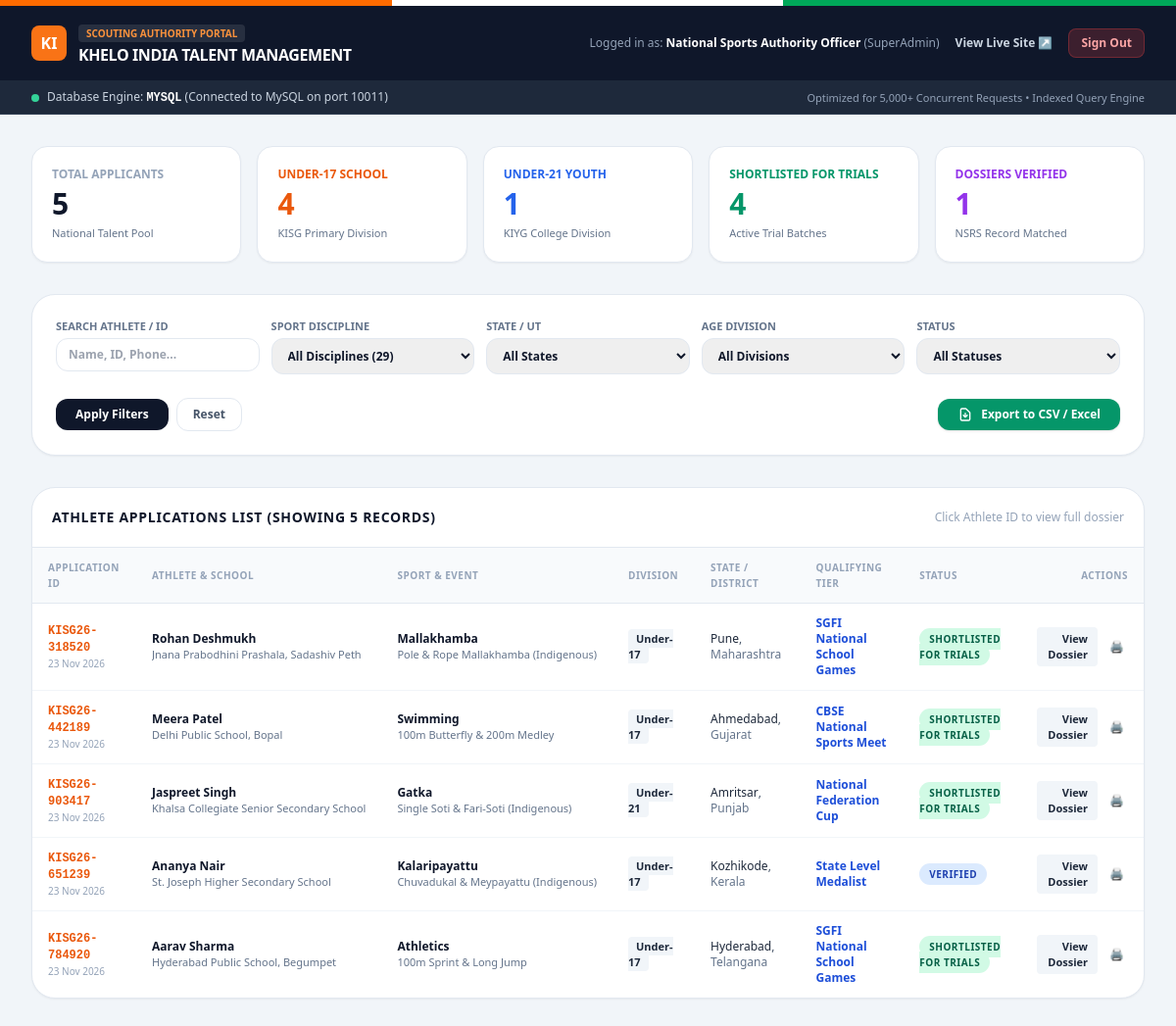
The page /admin/index.php (signed in) on the database its author committed.
### tables this page shows
CREATE TABLE `athletes` (
  `id` INT UNSIGNED NOT NULL AUTO_INCREMENT,
  `application_id` VARCHAR(32) NOT NULL,
  `full_name` VARCHAR(120) NOT NULL,
  `dob` DATE NOT NULL,
  `gender` ENUM('Male', 'Female', 'Other') NOT NULL,
  `category` ENUM('General', 'OBC', 'SC', 'ST', 'EWS') DEFAULT 'General',
  `aadhaar_hash` CHAR(64) NOT NULL,
  `guardian_name` VARCHAR(120) NOT NULL,
  `phone` VARCHAR(20) NOT NULL,
  `email` VARCHAR(120) NOT NULL,
  `state` VARCHAR(80) NOT NULL,
  `district` VARCHAR(80) NOT NULL,
  `school_name` VARCHAR(200) NOT NULL,
  `board` VARCHAR(50) NOT NULL,
  `age_category` ENUM('Under-14', 'Under-17', 'Under-21') NOT NULL,
  `sport_discipline` VARCHAR(80) NOT NULL,
  `sub_event` VARCHAR(120) NOT NULL,
  `playing_experience` TINYINT UNSIGNED DEFAULT 1,
  `qualification_level` VARCHAR(80) NOT NULL,
  `achievement_details` TEXT DEFAULT NULL,
  `coach_name` VARCHAR(120) DEFAULT NULL,
  `coach_phone` VARCHAR(20) DEFAULT NULL,
  `certificate_no` VARCHAR(80) DEFAULT NULL,
  `status` ENUM('Under Review', 'Verified', 'Shortlisted for Trials', 'Selected for Scholarship', 'Rejected') DEFAULT 'Under Review',
  `trial_venue` VARCHAR(180) DEFAULT NULL,
  `trial_date` DATE DEFAULT NULL,
  `talent_score` DECIMAL(4,1) DEFAULT 88.5,
  `avatar_icon` VARCHAR(10) DEFAULT '🏃',
  `created_at` TIMESTAMP NOT NULL DEFAULT CURRENT_TIMESTAMP,
  `updated_at` TIMESTAMP NOT NULL DEFAULT CURRENT_TIMESTAMP ON UPDATE CURRENT_TIMESTAMP,
  PRIMARY KEY (`id`),
  UNIQUE KEY `uk_application_id` (`application_id`),
  UNIQUE KEY `uk_aadhaar_hash` (`aadhaar_hash`),
  KEY `idx_sport_discipline` (`sport_discipline`),
  KEY `idx_state_district` (`state`, `district`),
  KEY `idx_status` (`status`),
  KEY `idx_phone_dob` (`phone`, `dob`)
);

### config.php (called while the page is built, shortened)
<?php
$db_port = getenv('DB_PORT') ?: '10011';
$db_name = getenv('DB_NAME') ?: 'local';
if (extension_loaded('pdo_mysql')) {
    $ports_to_try = array_unique([$db_port, '10011', '10005', '10015', '3306']);
    $dbs_to_try = array_unique([$db_name, 'khelo_india', 'local']);
    foreach ($ports_to_try as $p) {
        foreach ($dbs_to_try as $db) {
            try {
                $db_engine = 'mysql';
                $db_port = $p;
                break 2;
            } catch (PDOException $e) {
            }
        }
    }
}
function clean_input($data) {
    $data = trim($data);
    $data = stripslashes($data);
    $data = htmlspecialchars($data, ENT_QUOTES, 'UTF-8');
    return $data;
}

### admin/index.php (the view, shortened to what this page needs)
<?php
require_once __DIR__ . '/../config.php';
$search_text   = clean_input($_GET['search'] ?? '');
$where_clauses = [];
$params = [];
$where_sql = !empty($where_clauses) ? 'WHERE ' . implode(' AND ', $where_clauses) : '';
$stats = [
    'total' => 0,
    'u17'   => 0,
    'u21'   => 0,
    'shortlisted' => 0,
    'verified' => 0
];
try {
    $stats['total'] = $pdo->query("SELECT COUNT(*) FROM athletes")->fetchColumn();
    $stats['u17'] = $pdo->query("SELECT COUNT(*) FROM athletes WHERE age_category = 'Under-17'")->fetchColumn();
    $stats['u21'] = $pdo->query("SELECT COUNT(*) FROM athletes WHERE age_category = 'Under-21'")->fetchColumn();
    $stats['shortlisted'] = $pdo->query("SELECT COUNT(*) FROM athletes WHERE status = 'Shortlisted for Trials'")->fetchColumn();
    $stats['verified'] = $pdo->query("SELECT COUNT(*) FROM athletes WHERE status = 'Verified'")->fetchColumn();
    $sql = "SELECT * FROM athletes {$where_sql} ORDER BY id DESC LIMIT 200";
    $stmt = $pdo->prepare($sql);
    $stmt->execute($params);
    $athletes = $stmt->fetchAll();
} catch (Exception $e) {
    $athletes = [];
    $query_error = $e->getMessage();
}
?>
<!DOCTYPE html>
<html lang="en">
<head>
  <script src="https://cdn.tailwindcss.com"></script>
  <link rel="stylesheet" href="../assets/css/style.css">
</head>
<body class="bg-slate-100 text-slate-900 font-sans antialiased">
  <div class="gov-strip"></div>
  <header class="bg-slate-900 text-white py-3.5 px-4 sm:px-8 border-b border-slate-800 sticky top-0 z-50">
    <div class="flex items-center justify-between">
      <div class="flex items-center gap-3">
        <div class="w-9 h-9 rounded-lg bg-orange-500 text-white font-black flex items-center justify-center">KI</div>
        <div>
          <span class="text-[10px] uppercase font-bold text-orange-400 bg-white/10 px-2 py-0.5 rounded">Scouting Authority Portal</span>
          <h1 class="text-base font-black tracking-tight">KHELO INDIA TALENT MANAGEMENT</h1>
        </div>
      </div>
      <div class="flex items-center gap-4 text-xs">
        <span class="hidden md:inline text-slate-400">
          Logged in as: <strong class="text-white"><?php echo htmlspecialchars($_SESSION['admin_name']); ?></strong> (<?php echo htmlspecialchars($_SESSION['admin_role']); ?>)
        </span>
        <a href="../index.php" target="_blank" class="text-slate-300 hover:text-white font-semibold">View Live Site ↗</a>
        <a href="logout.php" class="px-3 py-1.5 rounded-lg bg-red-500/20 text-red-300 border border-red-500/30 hover:bg-red-500 hover:text-white transition font-bold">
          Sign Out
        </a>
      </div>
    </div>
  </header>
  <div class="bg-slate-800 text-slate-300 px-4 sm:px-8 py-2 text-xs border-b border-slate-700 flex flex-wrap items-center justify-between gap-2">
    <div class="flex items-center gap-2">
      <span class="w-2 h-2 rounded-full <?php echo ($db_engine === 'mysql') ? 'bg-emerald-400' : 'bg-amber-400'; ?>"></span>
      <span>
        Database Engine: <strong class="uppercase text-white font-mono"><?php echo htmlspecialchars($db_engine); ?></strong>
        (<?php echo ($db_engine === 'mysql') ? 'Connected to MySQL on port ' . htmlspecialchars($db_port) : 'Active SQLite Standalone Mode'; ?>)
      </span>
    </div>
    <div class="text-[11px] text-slate-400">
      Optimized for 5,000+ Concurrent Requests • Indexed Query Engine
    </div>
  </div>
  <main class="py-8 px-4 sm:px-8 max-w-7xl mx-auto space-y-8">
    <div class="grid grid-cols-2 md:grid-cols-5 gap-4">
      <div class="bg-white p-5 rounded-2xl border border-slate-200 shadow-sm">
        <span class="text-xs font-bold uppercase text-slate-400 block">Total Applicants</span>
        <span class="text-3xl font-black text-slate-900 mt-1 block"><?php echo number_format($stats['total']); ?></span>
        <span class="text-[11px] text-slate-500 mt-1 block">National Talent Pool</span>
      </div>
      <div class="bg-white p-5 rounded-2xl border border-slate-200 shadow-sm">
        <span class="text-xs font-bold uppercase text-orange-600 block">Under-17 School</span>
        <span class="text-3xl font-black text-orange-600 mt-1 block"><?php echo number_format($stats['u17']); ?></span>
        <span class="text-[11px] text-slate-500 mt-1 block">KISG Primary Division</span>
      </div>
      <div class="bg-white p-5 rounded-2xl border border-slate-200 shadow-sm">
        <span class="text-xs font-bold uppercase text-blue-600 block">Under-21 Youth</span>
        <span class="text-3xl font-black text-blue-600 mt-1 block"><?php echo number_format($stats['u21']); ?></span>
        <span class="text-[11px] text-slate-500 mt-1 block">KIYG College Division</span>
      </div>
      <div class="bg-white p-5 rounded-2xl border border-slate-200 shadow-sm">
        <span class="text-xs font-bold uppercase text-emerald-600 block">Shortlisted for Trials</span>
        <span class="text-3xl font-black text-emerald-600 mt-1 block"><?php echo number_format($stats['shortlisted']); ?></span>
        <span class="text-[11px] text-slate-500 mt-1 block">Active Trial Batches</span>
      </div>
      <div class="bg-white p-5 rounded-2xl border border-slate-200 shadow-sm col-span-2 md:col-span-1">
        <span class="text-xs font-bold uppercase text-purple-600 block">Dossiers Verified</span>
        <span class="text-3xl font-black text-purple-600 mt-1 block"><?php echo number_format($stats['verified']); ?></span>
        <span class="text-[11px] text-slate-500 mt-1 block">NSRS Record Matched</span>
      </div>
    </div>
    <div class="bg-white p-6 rounded-3xl border border-slate-200 shadow-sm">
      <form method="GET" action="index.php" class="space-y-4">
        <div class="grid grid-cols-1 sm:grid-cols-2 md:grid-cols-5 gap-3">
          <div>
            <label class="block text-[11px] font-bold uppercase text-slate-500 mb-1">Search Athlete / ID</label>
            <input type="text" name="search" value="<?php echo htmlspecialchars($search_text); ?>" placeholder="Name, ID, Phone..."
              class="w-full px-3 py-2 text-xs rounded-xl border border-slate-200 focus:border-orange-500 font-semibold">
          </div>
          <div>
            <label class="block text-[11px] font-bold uppercase text-slate-500 mb-1">Sport Discipline</label>
            <select name="sport" class="w-full px-3 py-2 text-xs rounded-xl border border-slate-200 focus:border-orange-500 font-semibold">
              <option value="">All Disciplines (29)</option>
            </select>
          </div>
          <div>
            <label class="block text-[11px] font-bold uppercase text-slate-500 mb-1">State / UT</label>
            <select name="state" class="w-full px-3 py-2 text-xs rounded-xl border border-slate-200 focus:border-orange-500 font-semibold">
              <option value="">All States</option>
            </select>
          </div>
          <div>
            <label class="block text-[11px] font-bold uppercase text-slate-500 mb-1">Age Division</label>
            <select name="age_category" class="w-full px-3 py-2 text-xs rounded-xl border border-slate-200 focus:border-orange-500 font-semibold">
              <option value="">All Divisions</option>
            </select>
          </div>
          <div>
            <label class="block text-[11px] font-bold uppercase text-slate-500 mb-1">Status</label>
            <select name="status" class="w-full px-3 py-2 text-xs rounded-xl border border-slate-200 focus:border-orange-500 font-semibold">
              <option value="">All Statuses</option>
            </select>
          </div>
        </div>
        <div class="flex items-center justify-between pt-2">
          <div class="flex items-center gap-2">
            <button type="submit" class="px-5 py-2 bg-slate-900 hover:bg-slate-800 text-white font-bold text-xs rounded-xl transition">
              Apply Filters
            </button>
            <a href="index.php" class="px-4 py-2 border border-slate-200 hover:bg-slate-50 text-slate-600 font-bold text-xs rounded-xl transition">
              Reset
            </a>
          </div>
          <a href="export.php?<?php echo http_build_query($_GET); ?>" class="inline-flex items-center gap-2 px-5 py-2 bg-emerald-600 hover:bg-emerald-700 text-white font-bold text-xs rounded-xl shadow transition">
            <svg class="w-4 h-4" fill="none" stroke="currentColor" viewBox="0 0 24 24"><path stroke-linecap="round" stroke-linejoin="round" stroke-width="2" d="M12 10v6m0 0l-3-3m3 3l3-3m2 8H7a2 2 0 01-2-2V5a2 2 0 012-2h5.586a1 1 0 01.707.293l5.414 5.414a1 1 0 01.293.707V19a2 2 0 01-2 2z"></path></svg>
            <span>Export to CSV / Excel</span>
          </a>
        </div>
      </form>
    </div>
    <div class="bg-white rounded-3xl border border-slate-200 shadow-sm overflow-hidden">
      <div class="p-5 border-b border-slate-200 flex items-center justify-between">
        <h3 class="text-sm font-black text-slate-900 uppercase tracking-wider">
          Athlete Applications List (Showing <?php echo count($athletes); ?> records)
        </h3>
        <span class="text-xs text-slate-400">Click Athlete ID to view full dossier</span>
      </div>
      <div class="overflow-x-auto">
        <table class="w-full text-left text-xs text-slate-600">
          <thead class="bg-slate-50 text-[10px] uppercase font-bold text-slate-400 tracking-wider border-b border-slate-200">
            <tr>
              <th class="py-3 px-4">Application ID</th>
              <th class="py-3 px-4">Athlete & School</th>
              <th class="py-3 px-4">Sport & Event</th>
              <th class="py-3 px-4">Division</th>
              <th class="py-3 px-4">State / District</th>
              <th class="py-3 px-4">Qualifying Tier</th>
              <th class="py-3 px-4">Status</th>
              <th class="py-3 px-4 text-right">Actions</th>
            </tr>
          </thead>
          <tbody class="divide-y divide-slate-100">
            <?php if (empty($athletes)): ?>
              <tr>
                <td colspan="8" class="py-8 text-center text-slate-400 font-semibold">
                  No registered athletes found matching the selected criteria.
                </td>
              </tr>
            <?php else: ?>
              <?php foreach ($athletes as $a): ?>
                <tr class="hover:bg-slate-50 transition">
                  <td class="py-3 px-4">
                    <a href="view.php?id=<?php echo $a['id']; ?>" class="font-mono font-black text-orange-600 hover:underline">
                      <?php echo htmlspecialchars($a['application_id']); ?>
                    </a>
                    <span class="text-[10px] text-slate-400 block"><?php echo date('d M Y', strtotime($a['created_at'])); ?></span>
                  </td>
                  <td class="py-3 px-4">
                    <div class="font-bold text-slate-900"><?php echo htmlspecialchars($a['full_name']); ?></div>
                    <div class="text-[11px] text-slate-500 truncate max-w-xs"><?php echo htmlspecialchars($a['school_name']); ?></div>
                  </td>
                  <td class="py-3 px-4">
                    <div class="font-bold text-slate-900"><?php echo htmlspecialchars($a['sport_discipline']); ?></div>
                    <div class="text-[11px] text-slate-500 truncate max-w-xs"><?php echo htmlspecialchars($a['sub_event']); ?></div>
                  </td>
                  <td class="py-3 px-4">
                    <span class="px-2 py-0.5 rounded text-[11px] font-bold bg-slate-100 text-slate-800">
                      <?php echo htmlspecialchars($a['age_category']); ?>
                    </span>
                  </td>
                  <td class="py-3 px-4">
                    <span class="font-medium text-slate-800"><?php echo htmlspecialchars($a['district']); ?></span>,
                    <span class="text-slate-500"><?php echo htmlspecialchars($a['state']); ?></span>
                  </td>
                  <td class="py-3 px-4">
                    <span class="text-blue-700 font-semibold"><?php echo htmlspecialchars($a['qualification_level']); ?></span>
                  </td>
                  <td class="py-3 px-4">
                    <?php
                      $badge = 'bg-amber-100 text-amber-800';
                      if ($a['status'] === 'Shortlisted for Trials') $badge = 'bg-emerald-100 text-emerald-800';
                      if ($a['status'] === 'Verified') $badge = 'bg-blue-100 text-blue-800';
                    ?>
                    <span class="px-2.5 py-1 rounded-full text-[10px] font-black uppercase tracking-wider <?php echo $badge; ?>">
                      <?php echo htmlspecialchars($a['status']); ?>
                    </span>
                  </td>
                  <td class="py-3 px-4 text-right">
                    <div class="flex items-center justify-end gap-2">
                      <a href="view.php?id=<?php echo $a['id']; ?>" class="px-2.5 py-1 rounded bg-slate-100 hover:bg-slate-200 text-slate-800 font-bold text-[11px] transition">
                        View Dossier
                      </a>
                      <a href="../success.php?app_id=<?php echo urlencode($a['application_id']); ?>" target="_blank" class="p-1 text-slate-400 hover:text-slate-700" title="Print Pass">
                        🖨️
                      </a>
                    </div>
                  </td>
                </tr>
              <?php endforeach; ?>
            <?php endif; ?>
          </tbody>
        </table>
      </div>
    </div>
  </main>
</body>
</html>

### rows shown on the page
athletes: playing_experience "4", id "1", application "KISG26-784920", created_at "23 Nov 2026", full_name "Aarav Sharma", school_name "Hyderabad Public School, Begumpet", sport_discipline "Athletics", sub_event "100m Sprint & Long Jump", age_category "Under-17", district "Hyderabad", state "Telangana", qualification_level "SGFI National School Games", status "SHORTLISTED FOR TRIALS"
athletes: application "KISG26-318520", created_at "23 Nov 2026", full_name "Rohan Deshmukh", school_name "Jnana Prabodhini Prashala, Sadashiv Peth", sport_discipline "Mallakhamba", sub_event "Pole & Rope Mallakhamba (Indigenous)", age_category "Under-17", district "Pune", state "Maharashtra", qualification_level "SGFI National School Games", status "SHORTLISTED FOR TRIALS"
athletes: application "KISG26-442189", created_at "23 Nov 2026", full_name "Meera Patel", school_name "Delhi Public School, Bopal", sport_discipline "Swimming", sub_event "100m Butterfly & 200m Medley", age_category "Under-17", district "Ahmedabad", state "Gujarat", qualification_level "CBSE National Sports Meet", status "SHORTLISTED FOR TRIALS"
athletes: application "KISG26-903417", created_at "23 Nov 2026", full_name "Jaspreet Singh", school_name "Khalsa Collegiate Senior Secondary School", sport_discipline "Gatka", sub_event "Single Soti & Fari-Soti (Indigenous)", age_category "Under-21", district "Amritsar", state "Punjab", qualification_level "National Federation Cup", status "SHORTLISTED FOR TRIALS"
athletes: application "KISG26-651239", created_at "23 Nov 2026", full_name "Ananya Nair", school_name "St. Joseph Higher Secondary School", sport_discipline "Kalaripayattu", sub_event "Chuvadukal & Meypayattu (Indigenous)", age_category "Under-17", district "Kozhikode", state "Kerala", qualification_level "State Level Medalist", status "VERIFIED"

### other values the page prints
$_SESSION['admin_name'] "National Sports Authority Officer"
$_SESSION['admin_role'] "SuperAdmin"
$db_engine "MYSQL"
$db_port "10011"
$stats['total'] "5"
count($athletes) "5"
